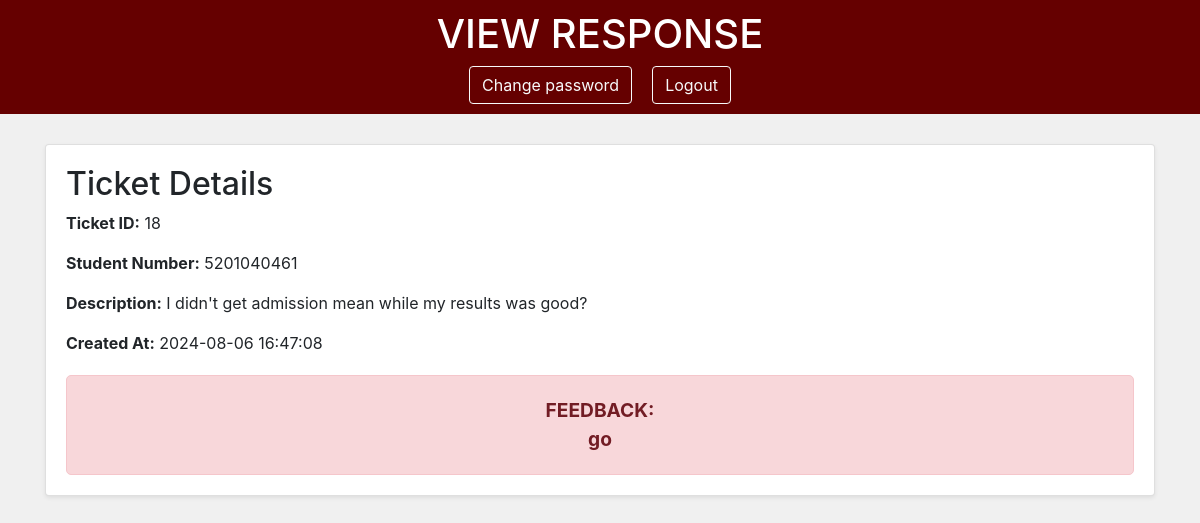
Screenshot of /viewTicket.php?id=5201040461 with the database file from the repository.
### tables this page shows
CREATE TABLE `tickets` (
  `id` int(11) NOT NULL,
  `student_number` varchar(50) NOT NULL,
  `student_email` varchar(100) NOT NULL,
  `help_topic_id` varchar(36) NOT NULL,
  `department_id` varchar(36) DEFAULT NULL,
  `academic_year` varchar(9) DEFAULT NULL,
  `semester` tinyint(4) DEFAULT NULL,
  `description` text NOT NULL,
  `file_name` varchar(255) DEFAULT NULL,
  `created_at` timestamp NOT NULL DEFAULT current_timestamp(),
  `feedback` text NOT NULL,
  `status` enum('open','replied') NOT NULL DEFAULT 'open'
);

### viewTicket.php (the view, shortened to what this page needs)
<?php
include "db.php";
$student_number = htmlspecialchars($_GET['id']);
$conn = new mysqli($servername, $username, $password, $dbname);
$sql = "SELECT id, student_number, student_email, help_topic_id, department_id, academic_year, semester, description, file_name, created_at, feedback FROM tickets WHERE student_number = '$student_number'";
$result = $conn->query($sql);
if ($result->num_rows > 0) {
    $ticket = $result->fetch_assoc();
} else {
    die("No ticket found for this student number.");
}
?>
<!DOCTYPE html>
<html lang="en">
<head>
    <link href="https://stackpath.bootstrapcdn.com/bootstrap/4.5.2/css/bootstrap.min.css" rel="stylesheet">
</head>
<body>
    <header>
        <h1>VIEW RESPONSE</h1>
        <nav class="d-flex justify-content-center" >
            <a class="btn btn-outline-light" href="change-password.php">Change password</a>
            <a class="btn btn-outline-light" href="index.php">Logout</a>
        </nav>
    </header>
    <div class="container">
        <div class="card shadow-sm">
            <div class="card-body">
                <div class="ticket-details">
                    <h2>Ticket Details</h2>
                    <p><strong>Ticket ID:</strong> <?php echo $ticket['id']; ?></p>
                    <p><strong>Student Number:</strong> <?php echo $ticket['student_number']; ?></p>
                    <p><strong>Description:</strong> <?php echo $ticket['description']; ?></p>
                    <p><strong>Created At:</strong> <?php echo $ticket['created_at']; ?></p>
                    <div class="admin-feedback">
                        FEEDBACK: <br> <?php echo $ticket['feedback']; ?>
                    </div>
                </div>
            </div>
        </div>
    </div>
</body>
</html>

### viewTicket.php (style rules this page uses)
body { background-color: #f0f0f0; }
.container { margin-top: 30px; }
header { background-color: #650000; color: white; padding: 10px 0; text-align: center; }
header nav .btn { margin: 0 10px; }
.ticket-details h2 { margin-top: 0; }
.admin-feedback { background-color: #f8d7da; color: #721c24; border: 1px solid #f5c6cb; padding: 20px; border-radius: 5px; text-align: center; margin-top: 20px; font-weight: bold; font-size: 1.2em; }

### rows the page displays
tickets: id "18", student_number "5201040461", description "I didn't get admission mean while my results was good?", created_at "2024-08-06 16:47:08", feedback "go"
